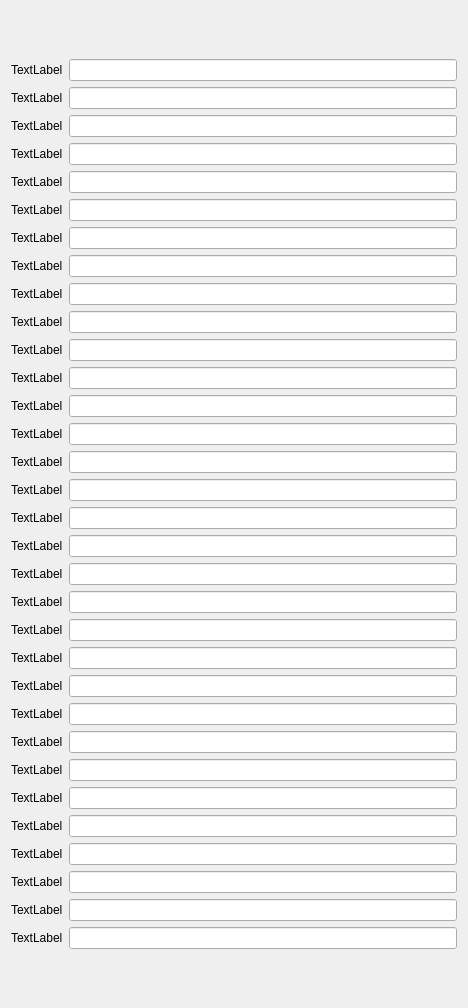
               <widget class="QWidget" name="scrollAreaWidgetContents">
                <property name="geometry">
                 <rect>
                  <x>0</x>
                  <y>0</y>
                  <width>468</width>
                  <height>1008</height>
                 </rect>
                </property>
                <layout class="QGridLayout" name="gridLayout_13">
                 <item row="0" column="0">
                  <layout class="QGridLayout" name="gridLayout_12">
                   <item row="0" column="0">
                    <widget class="QLabel" name="label_2">
                     <property name="text">
                      <string>TextLabel</string>
                     </property>
                    </widget>
                   </item>
                   <item row="0" column="1">
                    <widget class="QLineEdit" name="lineEdit_2"/>
                   </item>
                   <item row="1" column="0">
                    <widget class="QLabel" name="label_3">
                     <property name="text">
                      <string>TextLabel</string>
                     </property>
                    </widget>
                   </item>
                   <item row="1" column="1">
                    <widget class="QLineEdit" name="lineEdit_3"/>
                   </item>
                   <item row="2" column="0">
                    <widget class="QLabel" name="label_4">
                     <property name="text">
                      <string>TextLabel</string>
                     </property>
                    </widget>
                   </item>
                   <item row="2" column="1">
                    <widget class="QLineEdit" name="lineEdit_4"/>
                   </item>
                   <item row="3" column="0">
                    <widget class="QLabel" name="label_5">
                     <property name="text">
                      <string>TextLabel</string>
                     </property>
                    </widget>
                   </item>
                   <item row="3" column="1">
                    <widget class="QLineEdit" name="lineEdit_5"/>
                   </item>
                   <item row="4" column="0">
                    <widget class="QLabel" name="label_6">
                     <property name="text">
                      <string>TextLabel</string>
                     </property>
                    </widget>
                   </item>
                   <item row="4" column="1">
                    <widget class="QLineEdit" name="lineEdit_6"/>
                   </item>
                   <item row="5" column="0">
                    <widget class="QLabel" name="label_9">
                     <property name="text">
                      <string>TextLabel</string>
                     </property>
                    </widget>
                   </item>
                   <item row="5" column="1">
                    <widget class="QLineEdit" name="lineEdit_8"/>
                   </item>
                   <item row="6" column="0">
                    <widget class="QLabel" name="label_8">
                     <property name="text">
                      <string>TextLabel</string>
                     </property>
                    </widget>
                   </item>
                   <item row="6" column="1">
                    <widget class="QLineEdit" name="lineEdit_9"/>
                   </item>
                   <item row="7" column="0">
                    <widget class="QLabel" name="label_7">
                     <property name="text">
                      <string>TextLabel</string>
                     </property>
                    </widget>
                   </item>
                   <item row="7" column="1">
                    <widget class="QLineEdit" name="lineEdit_7"/>
                   </item>
                   <item row="8" column="0">
                    <widget class="QLabel" name="label_10">
                     <property name="text">
                      <string>TextLabel</string>
                     </property>
                    </widget>
                   </item>
                   <item row="8" column="1">
                    <widget class="QLineEdit" name="lineEdit_11"/>
                   </item>
                   <item row="9" column="0">
                    <widget class="QLabel" name="label_16">
                     <property name="text">
                      <string>TextLabel</string>
                     </property>
                    </widget>
                   </item>
                   <item row="9" column="1">
                    <widget class="QLineEdit" name="lineEdit_15"/>
                   </item>
                   <item row="10" column="0">
                    <widget class="QLabel" name="label_13">
                     <property name="text">
                      <string>TextLabel</string>
                     </property>
                    </widget>
                   </item>
                   <item row="10" column="1">
                    <widget class="QLineEdit" name="lineEdit_17"/>
                   </item>
                   <item row="11" column="0">
                    <widget class="QLabel" name="label_14">
                     <property name="text">
                      <string>TextLabel</string>
                     </property>
                    </widget>
                   </item>
                   <item row="11" column="1">
                    <widget class="QLineEdit" name="lineEdit_13"/>
                   </item>
                   <item row="12" column="0">
                    <widget class="QLabel" name="label_11">
                     <property name="text">
                      <string>TextLabel</string>
                     </property>
                    </widget>
                   </item>
                   <item row="12" column="1">
                    <widget class="QLineEdit" name="lineEdit_14"/>
                   </item>
                   <item row="13" column="0">
                    <widget class="QLabel" name="label_17">
                     <property name="text">
                      <string>TextLabel</string>
                     </property>
                    </widget>
                   </item>
                   <item row="13" column="1">
                    <widget class="QLineEdit" name="lineEdit_16"/>
                   </item>
                   <item row="14" column="0">
                    <widget class="QLabel" name="label_15">
                     <property name="text">
                      <string>TextLabel</string>
                     </property>
                    </widget>
                   </item>
                   <item row="14" column="1">
                    <widget class="QLineEdit" name="lineEdit_10"/>
                   </item>
                   <item row="15" column="0">
                    <widget class="QLabel" name="label_12">
                     <property name="text">
                      <string>TextLabel</string>
                     </property>
                    </widget>
                   </item>
                   <item row="15" column="1">
                    <widget class="QLineEdit" name="lineEdit_12"/>
                   </item>
                   <item row="16" column="0">
                    <widget class="QLabel" name="label_29">
                     <property name="text">
                      <string>TextLabel</string>
                     </property>
                    </widget>
                   </item>
                   <item row="16" column="1">
                    <widget class="QLineEdit" name="lineEdit_20"/>
                   </item>
                   <item row="17" column="0">
                    <widget class="QLabel" name="label_31">
                     <property name="text">
                      <string>TextLabel</string>
                     </property>
                    </widget>
                   </item>
                   <item row="17" column="1">
                    <widget class="QLineEdit" name="lineEdit_28"/>
                   </item>
                   <item row="18" column="0">
                    <widget class="QLabel" name="label_27">
                     <property name="text">
                      <string>TextLabel</string>
                     </property>
                    </widget>
                   </item>
                   <item row="18" column="1">
                    <widget class="QLineEdit" name="lineEdit_24"/>
                   </item>
                   <item row="19" column="0">
                    <widget class="QLabel" name="label_18">
                     <property name="text">
                      <string>TextLabel</string>
                     </property>
                    </widget>
                   </item>
                   <item row="19" column="1">
                    <widget class="QLineEdit" name="lineEdit_26"/>
                   </item>
                   <item row="20" column="0">
                    <widget class="QLabel" name="label_30">
                     <property name="text">
                      <string>TextLabel</string>
                     </property>
                    </widget>
                   </item>
                   <item row="20" column="1">
                    <widget class="QLineEdit" name="lineEdit_30"/>
                   </item>
                   <item row="21" column="0">
                    <widget class="QLabel" name="label_19">
                     <property name="text">
                      <string>TextLabel</string>
                     </property>
                    </widget>
                   </item>
                   <item row="21" column="1">
                    <widget class="QLineEdit" name="lineEdit_31"/>
                   </item>
                   <item row="22" column="0">
                    <widget class="QLabel" name="label_22">
                     <property name="text">
                      <string>TextLabel</string>
                     </property>
                    </widget>
                   </item>
                   <item row="22" column="1">
                    <widget class="QLineEdit" name="lineEdit_18"/>
                   </item>
                   <item row="23" column="0">
                    <widget class="QLabel" name="label_25">
                     <property name="text">
                      <string>TextLabel</string>
                     </property>
                    </widget>
                   </item>
                   <item row="23" column="1">
                    <widget class="QLineEdit" name="lineEdit_19"/>
                   </item>
                   <item row="24" column="0">
                    <widget class="QLabel" name="label_28">
                     <property name="text">
                      <string>TextLabel</string>
                     </property>
                    </widget>
                   </item>
                   <item row="24" column="1">
                    <widget class="QLineEdit" name="lineEdit_23"/>
                   </item>
                   <item row="25" column="0">
                    <widget class="QLabel" name="label_21">
                     <property name="text">
                      <string>TextLabel</string>
                     </property>
                    </widget>
                   </item>
                   <item row="25" column="1">
                    <widget class="QLineEdit" name="lineEdit_27"/>
                   </item>
                   <item row="26" column="0">
                    <widget class="QLabel" name="label_26">
                     <property name="text">
                      <string>TextLabel</string>
                     </property>
                    </widget>
                   </item>
                   <item row="26" column="1">
                    <widget class="QLineEdit" name="lineEdit_32"/>
                   </item>
                   <item row="27" column="0">
                    <widget class="QLabel" name="label_20">
                     <property name="text">
                      <string>TextLabel</string>
                     </property>
                    </widget>
                   </item>
                   <item row="27" column="1">
                    <widget class="QLineEdit" name="lineEdit_33"/>
                   </item>
                   <item row="28" column="0">
                    <widget class="QLabel" name="label_24">
                     <property name="text">
                      <string>TextLabel</string>
                     </property>
                    </widget>
                   </item>
                   <item row="28" column="1">
                    <widget class="QLineEdit" name="lineEdit_29"/>
                   </item>
                   <item row="29" column="0">
                    <widget class="QLabel" name="label_23">
                     <property name="text">
                      <string>TextLabel</string>
                     </property>
                    </widget>
                   </item>
                   <item row="29" column="1">
                    <widget class="QLineEdit" name="lineEdit_25"/>
                   </item>
                   <item row="30" column="0">
                    <widget class="QLabel" name="label_33">
                     <property name="text">
                      <string>TextLabel</string>
                     </property>
                    </widget>
                   </item>
                   <item row="30" column="1">
                    <widget class="QLineEdit" name="lineEdit_22"/>
                   </item>
                   <item row="31" column="0">
                    <widget class="QLabel" name="label_32">
                     <property name="text">
                      <string>TextLabel</string>
                     </property>
                    </widget>
                   </item>
                   <item row="31" column="1">
                    <widget class="QLineEdit" name="lineEdit_21"/>
                   </item>
                  </layout>
                 </item>
                </layout>
               </widget>
